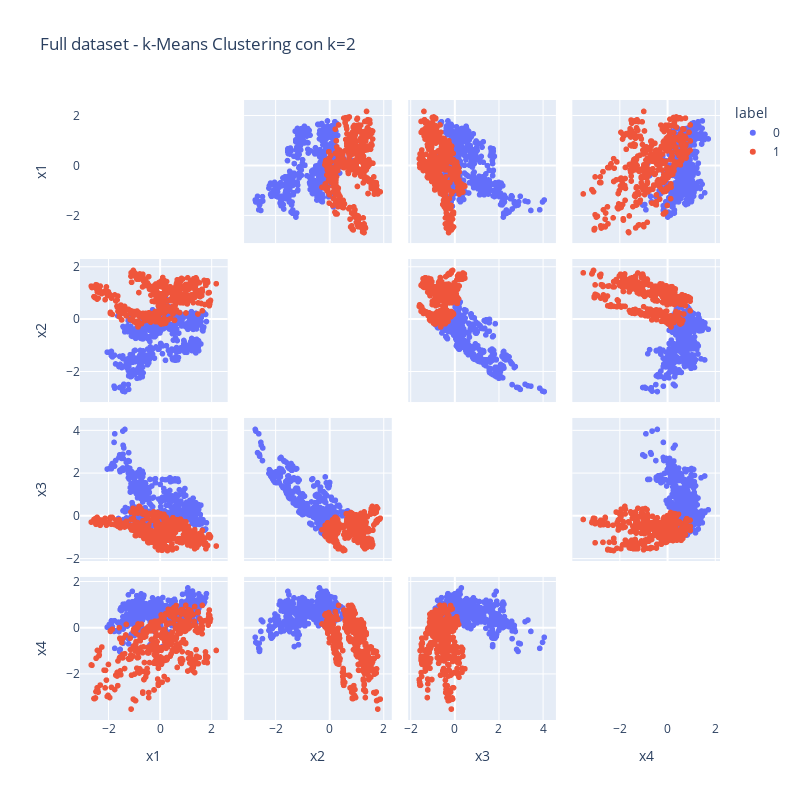

Notebook source saved alongside this figure:
### Code cell
kmeans.fit(Xs_train)

labels = {str(i): f"x{i+1}" for i in range(4)}
labels['color'] = 'label'

fig = px.scatter_matrix(
    Xs_train,
    labels=labels,
    dimensions=range(4),
    color=kmeans.labels_.astype(str),
    title=f'Full dataset - k-Means Clustering con k=2',
    width=800, 
    height=800
)
fig.update_traces(diagonal_visible=False)
fig.show()

### Figure 1 — Plotly figure (JSON) as saved in the notebook; plotly's stock layout.template omitted (floating-point values rounded to 4 significant figures; data arrays with more than 128 entries replaced by an {"elided": "..."} marker saying what was removed)
{"data": [{"diagonal": {"visible": false}, "dimensions": [{"axis": {"matches": true}, "label": "x1", "values": {"elided": "498 float values"}}, {"axis": {"matches": true}, "label": "x2", "values": {"elided": "498 float values"}}, {"axis": {"matches": true}, "label": "x3", "values": {"elided": "498 float values"}}, {"axis": {"matches": true}, "label": "x4", "values": {"elided": "498 float values"}}], "hovertemplate": "label=0<br>%{xaxis.title.text}=%{x}<br>%{yaxis.title.text}=%{y}<extra></extra>", "legendgroup": "0", "marker": {"color": "#636efa", "symbol": "circle"}, "name": "0", "showlegend": true, "type": "splom"}, {"diagonal": {"visible": false}, "dimensions": [{"axis": {"matches": true}, "label": "x1", "values": {"elided": "462 float values"}}, {"axis": {"matches": true}, "label": "x2", "values": {"elided": "462 float values"}}, {"axis": {"matches": true}, "label": "x3", "values": {"elided": "462 float values"}}, {"axis": {"matches": true}, "label": "x4", "values": {"elided": "462 float values"}}], "hovertemplate": "label=1<br>%{xaxis.title.text}=%{x}<br>%{yaxis.title.text}=%{y}<extra></extra>", "legendgroup": "1", "marker": {"color": "#EF553B", "symbol": "circle"}, "name": "1", "showlegend": true, "type": "splom"}], "layout": {"dragmode": "select", "height": 800, "legend": {"title": {"text": "label"}, "tracegroupgap": 0}, "title": {"text": "Full dataset - k-Means Clustering con k=2"}, "width": 800}}
